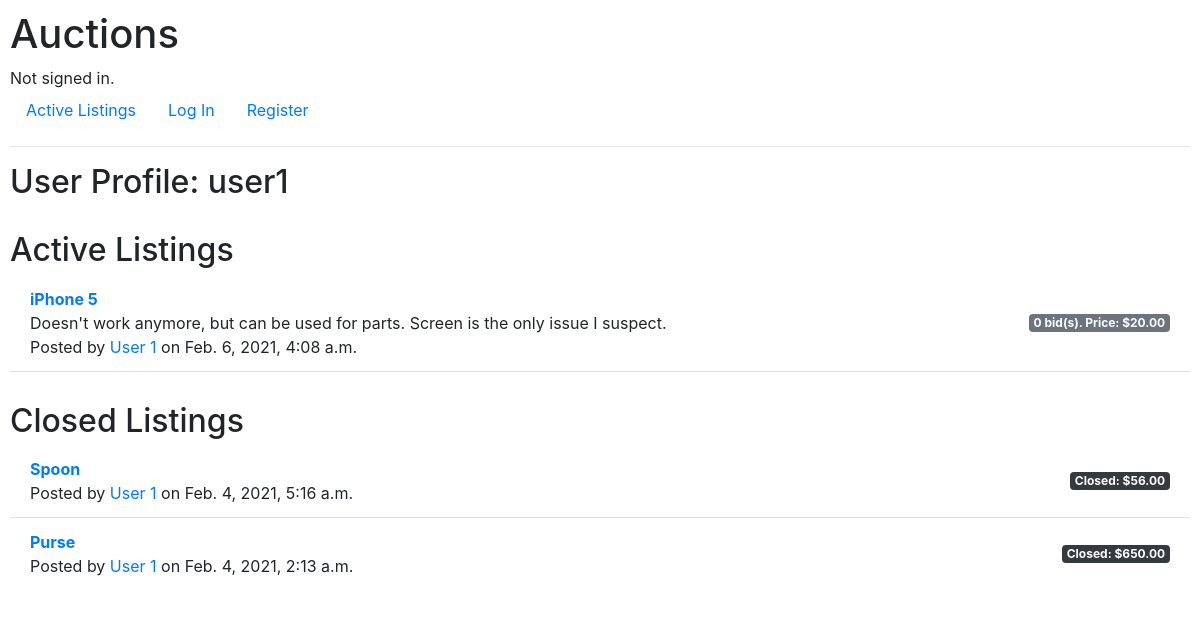
/profile/user1, run on the app's committed database.
### auctions/models.py (models this page shows, shortened)
class User(AbstractUser):
    email = models.EmailField('email address', null=True, unique=True)
    date_joined = models.DateTimeField('date joined', default=timezone.now())
    is_admin = models.BooleanField(default=False)
    REQUIRED_FIELDS = ['email']
    objects = UserManager()

class Listing(models.Model):
    author = models.ForeignKey(User, on_delete=models.CASCADE)
    title = models.CharField('Listing Title', max_length=64, null=False, default="")
    description = models.TextField('Listing Description', null=False, default="")
    date_posted = models.DateTimeField('Date Posted', default=timezone.now(), null=False)
    is_open = models.BooleanField('Open',default=True, null=False)
    min_bid = models.DecimalField('Minimum Bid', default=0.00, max_digits=9, decimal_places=2,validators=[MinValueValidator(Decimal('0.00'))])
    category = models.ForeignKey('Category', null=False, default=1, on_delete=models.PROTECT)
    def highest_bid(self):
        bids = self.bids.all()
        if len(bids) != 0:
            return bids.order_by('-amount')[0]
        else:
            return None

class UserProfile(models.Model):
    user = models.OneToOneField(User, on_delete=models.CASCADE, null=False, primary_key=True, related_name='profile')
    first_name = models.CharField('first name', unique=False, max_length = 64, null=False)
    last_name = models.CharField('last name', unique=False, max_length=64, null=False)
    watchlist = models.ManyToManyField(Listing)

class Bid(models.Model):
    listing = models.ManyToManyField(Listing, related_name='bids')
    bidder = models.ForeignKey(User, on_delete=models.CASCADE,related_name='bids')
    amount = models.DecimalField('Bid Amount', max_digits=9, decimal_places=2,validators=[MinValueValidator(Decimal('0.00'))])
    date_bid = models.DateTimeField('Date Bid', default=timezone.now(), null=False)

### auctions/views.py (the view)
# urls.py: path("profile/<str:username>", views.profile, name="profile")
def profile(request, username):
    try:
        user = User.objects.get(username=username)
    except:
        return redirect('index')
    watchlist = user.profile.watchlist.all()
    watchlist_dict = {listing: (len(listing.bids.all()), listing.highest_bid()) for listing in watchlist}
    active_listings = Listing.objects.filter(author=user.id, is_open=True).order_by('-date_posted')
    active_listings_dict = {listing: (len(listing.bids.all()),listing.highest_bid) for listing in active_listings}
    closed_listings = Listing.objects.filter(author=user.id, is_open=False).order_by('-date_posted')
    closed_listings_dict = {listing: listing.highest_bid() for listing in closed_listings}
    return render(request, "auctions/profile.html",{
        "current_user": request.user,
        "profile_user": user,
        "active_listings": active_listings_dict,
        "closed_listings": closed_listings_dict,
        "watchlist": watchlist_dict
    })

### auctions/templates/auctions/profile.html (shortened to what this page needs)
{% extends "auctions/layout.html" %}
{% block body %}
    <h2 style="margin-bottom:30px">User Profile: {{profile_user.username}}</h2>
    {% include "./listings.html" %}
    <h2 style="margin-bottom:5px; margin-top:30px">Closed Listings</h2>
    <ul class="list-group list-group-flush">
        {% for listing, bid in closed_listings.items %}
            <li class="list-group-item d-flex justify-content-between align-items-center">
                <span> <div> <strong><a href={% url 'listing' id=listing.id %} >{{listing.title}}</a></strong></div>Posted by <a href={% url 'profile' username=listing.author.username %} >{{listing.author.profile.first_name}} {{listing.author.profile.last_name}}</a> on {{listing.date_posted}}</span>
                <span class="badge badge-dark ">
                    {% if bid %}
                        Closed: ${{bid.amount}}
                    {% else %}
                        Closed: no bids
                    {% endif %}
                </span>
              </li>
        {% endfor %}
    </ul>
{% endblock %}

### auctions/templates/auctions/listings.html
    <h2 style="margin-top:30px; margin-bottom:5px;">Active Listings</h2>
    <ul class="list-group list-group-flush">
        {% for listing, data in active_listings.items %}
            <li class="list-group-item d-flex justify-content-between align-items-center">
                <span> <div> <a href={% url 'listing' id=listing.id %} ><strong>{{listing.title}}</strong></a></div>
                    <div>{{listing.description}}</div>
                    Posted by <a href={% url 'profile' username=listing.author.username %} >{{listing.author.profile.first_name}} {{listing.author.profile.last_name}}</a> on {{listing.date_posted}}</span>
                <span class="badge {% if data.0 != 0 %}badge-success{% else %}badge-secondary{% endif %}">{{data.0}} bid(s). Price:
                    {% if data.0 != 0 %}
                        ${{data.1.amount}}
                    {% else %}
                        ${{listing.min_bid}}
                    {% endif %}
                </span>
              </li>
        {% endfor %}
    </ul>

### auctions/static/auctions/styles.css (style rules this page uses)
body { padding: 10px; }

### data on the page
User: username "user1"
Listing: title "iPhone 5", description "Doesn't work anymore, but can be used for parts. Screen is the only issue I suspect.", author.profile.first_name "User", author.profile.last_name "1", date_posted "Feb. 6, 2021, 4:08 a.m.", data "0", min_bid "20.00"
Listing: title "Spoon", author.profile.first_name "User", author.profile.last_name "1", date_posted "Feb. 4, 2021, 5:16 a.m.", amount "56.00"
Listing: title "Purse", author.profile.first_name "User", author.profile.last_name "1", date_posted "Feb. 4, 2021, 2:13 a.m.", amount "650.00"
